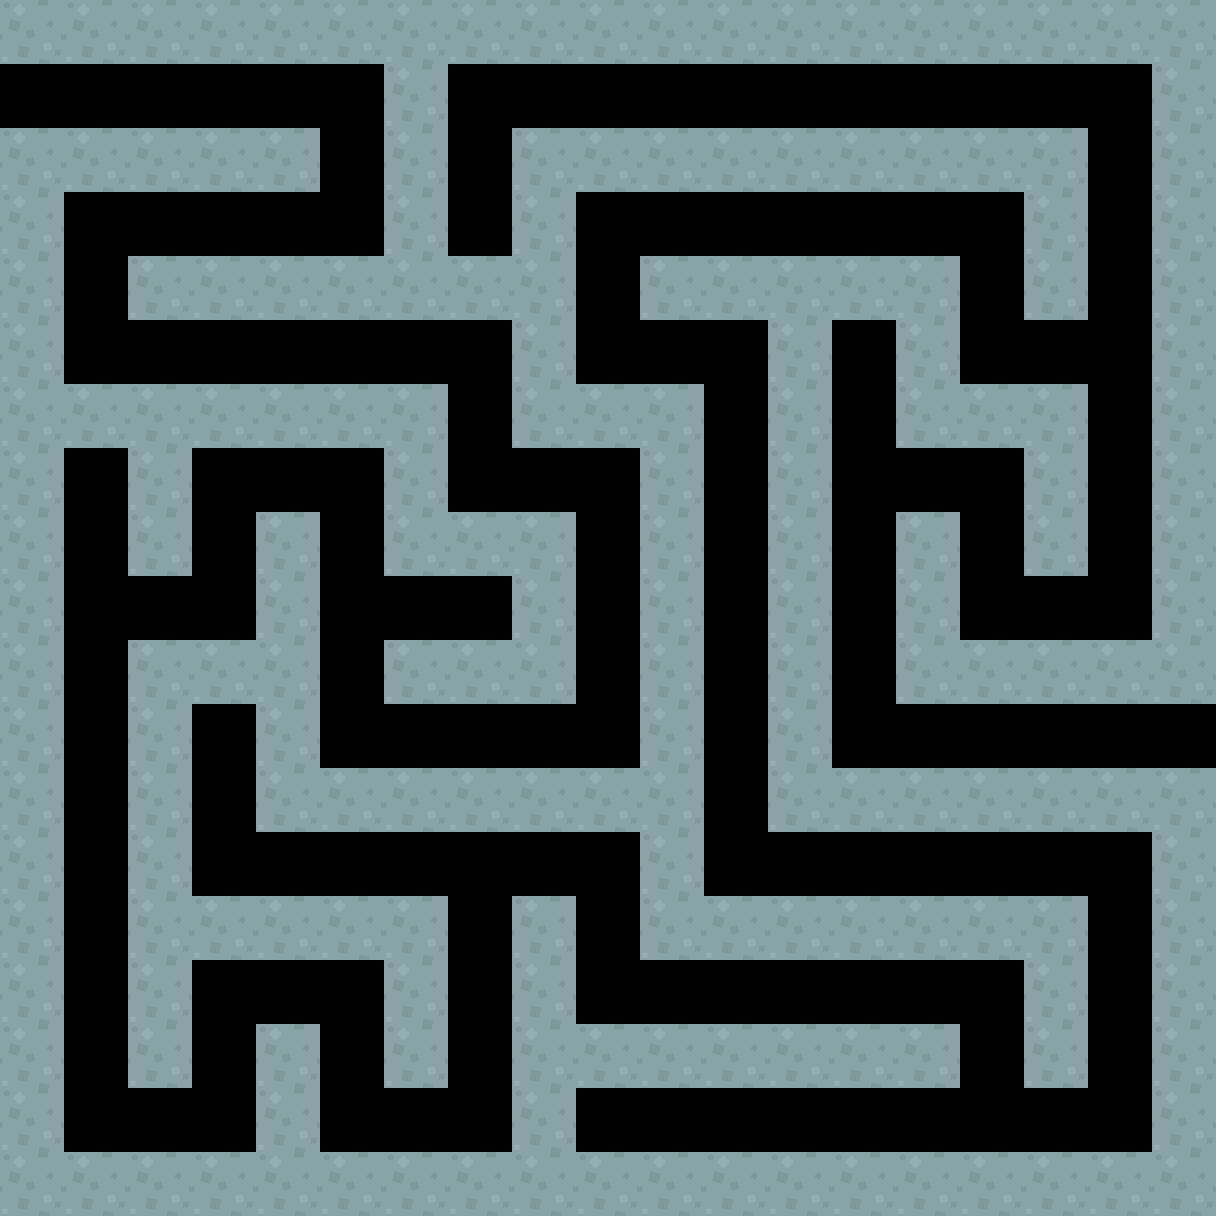

Tiled map render using the project's own tile images. Description and the map definition, with tile-layer contents summarised, below:
An orthogonal 19x19 tile map with 64x64 px tiles, 1 tile layer (Platforms) and 1 object.

<map version="1.2" tiledversion="1.3.3" orientation="orthogonal" renderorder="right-down" width="19" height="19" tilewidth="64" tileheight="64" infinite="0" nextlayerid="6" nextobjectid="6">
 <editorsettings>
  <export target="../../Documents/GitHub/Group111-2-ProjectComponents/maze_game/src/assets/tilemaps/maze_level2.json" format="json" />
 </editorsettings>
 <tileset firstgid="1" name="kenney_simple_platformer" tilewidth="64" tileheight="64" tilecount="98" columns="14">
  <image source="../../Documents/GitHub/Group111-2-ProjectComponents/maze_game/src/assets/tilesets/platformPack_tilesheet.png" width="896" height="448" />
 </tileset>
 <layer id="1" name="Platforms" width="19" height="19">
  <data>[361 cells, 198 non-empty, 1 distinct tile ids]</data>
 </layer>
 <objectgroup id="5" name="Spikes">
  <object id="3" gid="76" x="1152" y="563.622" width="64" height="64" />
 </objectgroup>
</map>